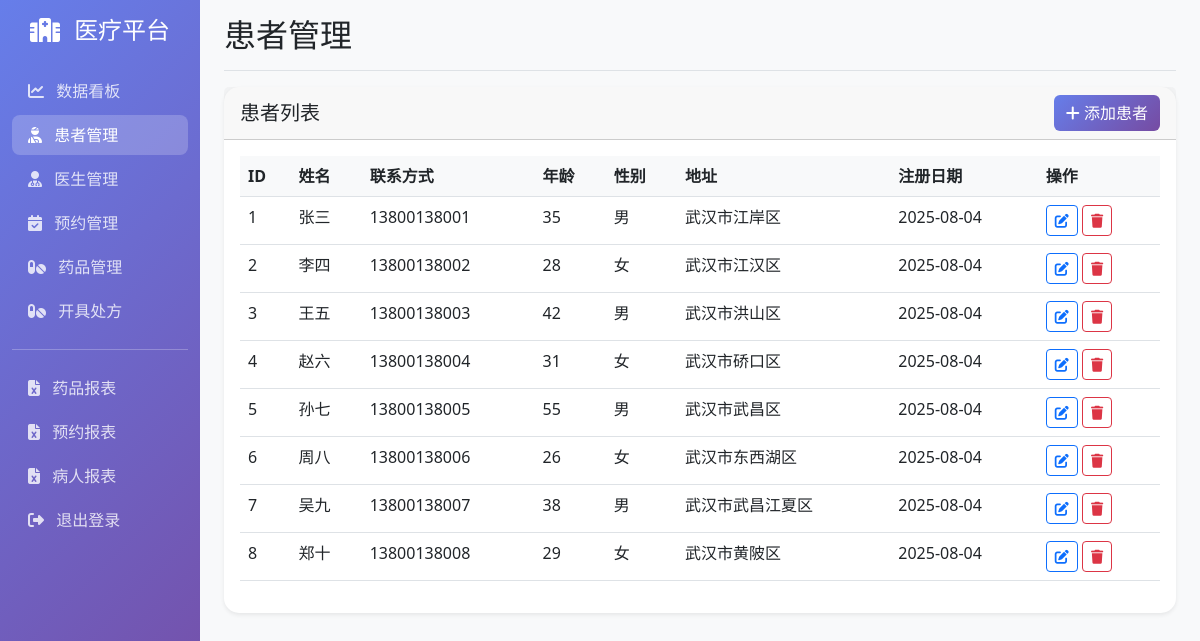
The app's page /patients (signed in) with its own data.
### models.py (models this page shows, shortened)
class Patient(db.Model):
    __tablename__ = 'patients'
    id = db.Column(db.Integer, primary_key=True)
    name = db.Column(db.String(100), nullable=False)
    contact = db.Column(db.String(20), nullable=False)
    age = db.Column(db.Integer, nullable=False)
    gender = db.Column(db.String(10), nullable=False)  # 男/女
    register_date = db.Column(db.DateTime, default=datetime.utcnow)
    address = db.Column(db.String(200))
    emergency_contact = db.Column(db.String(20))
    appointments = db.relationship('Appointment', backref='patient', lazy=True, cascade='all, delete-orphan')

### routes.py (the view)
    @app.route('/patients')
    @login_required
    def patients():
        patients = Patient.query.all()
        return render_template('patients.html', patients=patients)

### app.py (called while the page is built)
def create_app(config_name='default'):
    app = Flask(__name__)
    app.config.from_object(config[config_name])
    db.init_app(app)
    migrate = Migrate(app, db)
    login_manager = LoginManager()
    login_manager.init_app(app)
    login_manager.login_view = 'login'
    login_manager.login_message = '请先登录'
    @login_manager.user_loader
    def load_user(user_id):
        return User.query.get(int(user_id))
    init_routes(app)
    os.makedirs('static/uploads', exist_ok=True)
    os.makedirs('reports', exist_ok=True)
    os.makedirs('templates/errors', exist_ok=True)
    return app

### templates/patients.html (shortened to what this page needs)
{% extends "base.html" %}
{% block page_title %}患者管理{% endblock %}
{% block content %}
<div class="card">
    <div class="card-header d-flex justify-content-between align-items-center">
        <h5 class="card-title mb-0">患者列表</h5>
        <button class="btn btn-primary" data-bs-toggle="modal" data-bs-target="#addPatientModal">
            <i class="fas fa-plus"></i> 添加患者
        </button>
    </div>
    <div class="card-body">
        <div class="table-responsive">
            <table class="table table-hover">
                <thead>
                    <tr>
                        <th>ID</th>
                        <th>姓名</th>
                        <th>联系方式</th>
                        <th>年龄</th>
                        <th>性别</th>
                        <th>地址</th>
                        <th>注册日期</th>
                        <th>操作</th>
                    </tr>
                </thead>
                <tbody>
                    {% for patient in patients %}
                    <tr>
                        <td>{{ patient.id }}</td>
                        <td>{{ patient.name }}</td>
                        <td>{{ patient.contact }}</td>
                        <td>{{ patient.age }}</td>
                        <td>{{ patient.gender }}</td>
                        <td>{{ patient.address or '未设置' }}</td>
                        <td>{{ patient.register_date.strftime('%Y-%m-%d') }}</td>
                        <td>
                            <button class="btn btn-sm btn-outline-primary" onclick="editPatient({{ patient.id }}, '{{ patient.name }}', '{{ patient.contact }}', {{ patient.age }}, '{{ patient.gender }}', '{{ patient.address or '' }}')">
                                <i class="fas fa-edit"></i>
                            </button>
                            <button class="btn btn-sm btn-outline-danger" onclick="deletePatient({{ patient.id }}, '{{ patient.name }}')">
                                <i class="fas fa-trash"></i>
                            </button>
                        </td>
                    </tr>
                    {% endfor %}
                </tbody>
            </table>
        </div>
    </div>
</div>
{% endblock %}

### templates/base.html (shortened to what this page needs)
<!DOCTYPE html>
<html lang="zh-CN">
<head>
    <link href="https://cdn.jsdelivr.net/npm/bootstrap@5.3.0/dist/css/bootstrap.min.css" rel="stylesheet">
    <link rel="stylesheet" href="https://cdnjs.cloudflare.com/ajax/libs/font-awesome/6.4.0/css/all.min.css">
</head>
<body>
    <div class="container-fluid">
        <div class="row">
            <nav class="col-md-3 col-lg-2 d-md-block sidebar collapse">
                <div class="position-sticky pt-3">
                    <div class="text-center mb-4">
                        <h4 class="text-white">
                            <i class="fas fa-hospital-alt me-2"></i>
                            医疗平台
                        </h4>
                    </div>
                    <ul class="nav flex-column">
                        <li class="nav-item">
                            <a class="nav-link" href="{{ url_for('dashboard') }}">
                                <i class="fas fa-chart-line me-2"></i>
                                数据看板
                            </a>
                        </li>
                        <li class="nav-item">
                            <a class="nav-link" href="{{ url_for('patients') }}">
                                <i class="fas fa-user-injured me-2"></i>
                                患者管理
                            </a>
                        </li>
                        <li class="nav-item">
                            <a class="nav-link" href="{{ url_for('doctors') }}">
                                <i class="fas fa-user-md me-2"></i>
                                医生管理
                            </a>
                        </li>
                        <li class="nav-item">
                            <a class="nav-link" href="{{ url_for('appointments') }}">
                                <i class="fas fa-calendar-check me-2"></i>
                                预约管理
                            </a>
                        </li>
                        <li class="nav-item">
                            <a class="nav-link" href="{{ url_for('medicines') }}">
                                <i class="fas fa-pills me-2"></i>
                                药品管理
                            </a>
                        </li>
                        <li class="nav-item">
                            <a class="nav-link" href="{{ url_for('prescriptions') }}">
                                <i class="fas fa-pills me-2"></i>
                                开具处方
                            </a>
                        </li>
                    </ul>
                    <hr class="text-white">
                    <ul class="nav flex-column">
                        <li class="nav-item">
                            <a class="nav-link" href="{{ url_for('report_medicines') }}">
                                <i class="fas fa-file-excel me-2"></i>
                                药品报表
                            </a>
                        </li>
                        <li class="nav-item">
                            <a class="nav-link" href="{{ url_for('report_appointments') }}">
                                <i class="fas fa-file-excel me-2"></i>
                                预约报表
                            </a>
                        </li>
                        <li class="nav-item">
                            <a class="nav-link" href="{{ url_for('report_patients') }}">
                                <i class="fas fa-file-excel me-2"></i>
                                病人报表
                            </a>
                        </li>
                        <li class="nav-item">
                            <a class="nav-link" href="{{ url_for('logout') }}">
                                <i class="fas fa-sign-out-alt me-2"></i>
                                退出登录
                            </a>
                        </li>
                    </ul>
                </div>
            </nav>
            <main class="col-md-9 ms-sm-auto col-lg-10 px-md-4 main-content">
                <div class="d-flex justify-content-between flex-wrap flex-md-nowrap align-items-center pt-3 pb-2 mb-3 border-bottom">
                    <h1 class="h2">{% block page_title %}{% endblock %}</h1>
                </div>
                {% block content %}{% endblock %}
            </main>
        </div>
    </div>
</body>
</html>

### templates/base.html (style rules this page uses)
.sidebar { min-height: 100vh; background: linear-gradient(135deg, #667eea 0%, #764ba2 100%); }
.sidebar .nav-link { color: rgba(255,255,255,0.8); border-radius: 8px; margin: 2px 0; transition: all 0.3s; }
.sidebar .nav-link.active { background-color: rgba(255,255,255,0.2); color: white; }
.main-content { background-color: #f8f9fa; min-height: 100vh; }
.card { border: none; border-radius: 15px; box-shadow: 0 0.125rem 0.25rem rgba(0, 0, 0, 0.075); }
.btn-primary { background: linear-gradient(135deg, #667eea 0%, #764ba2 100%); border: none; }
.table th { background-color: #f8f9fa; border-top: none; }

### records on screen
Patient: id "1", name "张三", contact "13800138001", age "35", gender "男", address "武汉市江岸区", register_date "2025-08-04"
Patient: id "2", name "李四", contact "13800138002", age "28", gender "女", address "武汉市江汉区", register_date "2025-08-04"
Patient: id "3", name "王五", contact "13800138003", age "42", gender "男", address "武汉市洪山区", register_date "2025-08-04"
Patient: id "4", name "赵六", contact "13800138004", age "31", gender "女", address "武汉市硚口区", register_date "2025-08-04"
Patient: id "5", name "孙七", contact "13800138005", age "55", gender "男", address "武汉市武昌区", register_date "2025-08-04"
Patient: id "6", name "周八", contact "13800138006", age "26", gender "女", address "武汉市东西湖区", register_date "2025-08-04"
Patient: id "7", name "吴九", contact "13800138007", age "38", gender "男", address "武汉市武昌江夏区", register_date "2025-08-04"
Patient: id "8", name "郑十", contact "13800138008", age "29", gender "女", address "武汉市黄陂区", register_date "2025-08-04"
